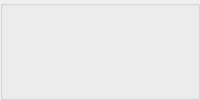
     <widget class="QGroupBox" name="groupBox">
      <property name="palette">
       <palette>
        <active>
         <colorrole role="WindowText">
          <brush brushstyle="SolidPattern">
           <color alpha="255">
            <red>234</red>
            <green>235</green>
            <blue>235</blue>
           </color>
          </brush>
         </colorrole>
        </active>
        <inactive>
         <colorrole role="WindowText">
          <brush brushstyle="SolidPattern">
           <color alpha="255">
            <red>234</red>
            <green>235</green>
            <blue>235</blue>
           </color>
          </brush>
         </colorrole>
        </inactive>
        <disabled>
         <colorrole role="WindowText">
          <brush brushstyle="SolidPattern">
           <color alpha="255">
            <red>44</red>
            <green>44</green>
            <blue>44</blue>
           </color>
          </brush>
         </colorrole>
        </disabled>
       </palette>
      </property>
      <property name="title">
       <string/>
      </property>
      <layout class="QHBoxLayout" name="horizontalLayout">
       <item>
        <widget class="QLabel" name="atk_name_label">
         <property name="sizePolicy">
          <sizepolicy hsizetype="Preferred" vsizetype="Fixed">
           <horstretch>0</horstretch>
           <verstretch>0</verstretch>
          </sizepolicy>
         </property>
         <property name="text">
          <string>Name</string>
         </property>
        </widget>
       </item>
       <item>
        <widget class="QLabel" name="atk_nonus_label">
         <property name="sizePolicy">
          <sizepolicy hsizetype="Preferred" vsizetype="Fixed">
           <horstretch>0</horstretch>
           <verstretch>0</verstretch>
          </sizepolicy>
         </property>
         <property name="text">
          <string>Atk Bonus</string>
         </property>
        </widget>
       </item>
       <item>
        <widget class="QLabel" name="atk_dmg_label">
         <property name="sizePolicy">
          <sizepolicy hsizetype="Preferred" vsizetype="Fixed">
           <horstretch>0</horstretch>
           <verstretch>0</verstretch>
          </sizepolicy>
         </property>
         <property name="text">
          <string>DMG/Type</string>
         </property>
        </widget>
       </item>
      </layout>
     </widget>
